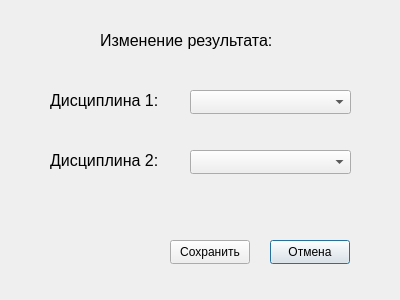
<?xml version="1.0" encoding="UTF-8"?>
<ui version="4.0">
 <class>Dialog</class>
 <widget class="QDialog" name="Dialog">
  <property name="geometry">
   <rect>
    <x>0</x>
    <y>0</y>
    <width>400</width>
    <height>300</height>
   </rect>
  </property>
  <property name="windowTitle">
   <string>Dialog</string>
  </property>
  <widget class="QLabel" name="label_3">
   <property name="geometry">
    <rect>
     <x>100</x>
     <y>30</y>
     <width>211</width>
     <height>21</height>
    </rect>
   </property>
   <property name="font">
    <font>
     <pointsize>12</pointsize>
    </font>
   </property>
   <property name="text">
    <string>Изменение результата:</string>
   </property>
  </widget>
  <widget class="QPushButton" name="pushButton_2">
   <property name="geometry">
    <rect>
     <x>270</x>
     <y>240</y>
     <width>80</width>
     <height>24</height>
    </rect>
   </property>
   <property name="text">
    <string>Отмена</string>
   </property>
  </widget>
  <widget class="QPushButton" name="pushButton">
   <property name="geometry">
    <rect>
     <x>170</x>
     <y>240</y>
     <width>80</width>
     <height>24</height>
    </rect>
   </property>
   <property name="text">
    <string>Сохранить</string>
   </property>
  </widget>
  <widget class="QLabel" name="label_2">
   <property name="geometry">
    <rect>
     <x>50</x>
     <y>150</y>
     <width>131</width>
     <height>21</height>
    </rect>
   </property>
   <property name="font">
    <font>
     <pointsize>12</pointsize>
    </font>
   </property>
   <property name="text">
    <string>Дисциплина 2:</string>
   </property>
  </widget>
  <widget class="QLabel" name="label">
   <property name="geometry">
    <rect>
     <x>50</x>
     <y>90</y>
     <width>131</width>
     <height>21</height>
    </rect>
   </property>
   <property name="font">
    <font>
     <pointsize>12</pointsize>
    </font>
   </property>
   <property name="text">
    <string>Дисциплина 1:</string>
   </property>
  </widget>
  <widget class="QComboBox" name="comboBox_2">
   <property name="geometry">
    <rect>
     <x>190</x>
     <y>150</y>
     <width>161</width>
     <height>24</height>
    </rect>
   </property>
  </widget>
  <widget class="QComboBox" name="comboBox">
   <property name="geometry">
    <rect>
     <x>190</x>
     <y>90</y>
     <width>161</width>
     <height>24</height>
    </rect>
   </property>
  </widget>
 </widget>
 <resources/>
 <connections/>
</ui>
